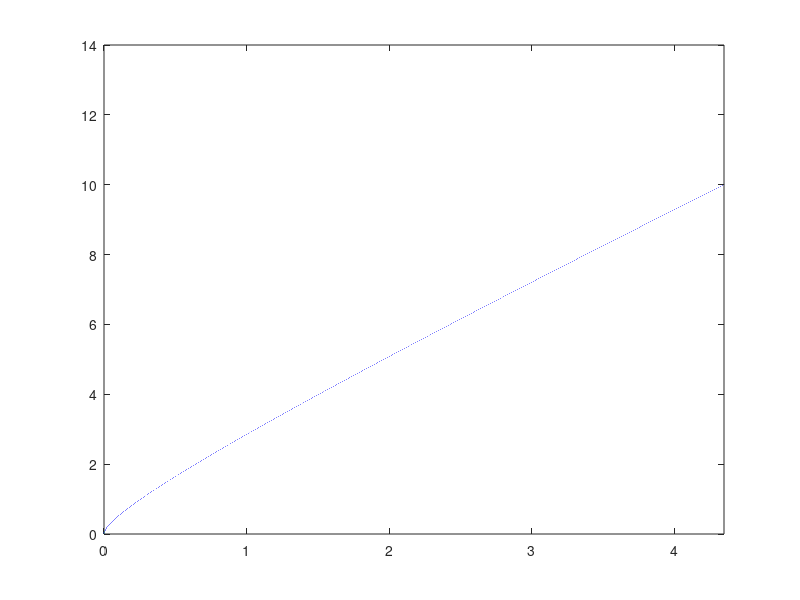

Write MATLAB code to recreate this figure.
clear all
%%
Multi=64;

a0=0;

a1=0.004184;

a2=2.8e-05;

Time=0:350000;


V=a0+a1*Time.^0.5+a2*Time;
Total_Time=Time(find(V>10,1,'first'))/1000/Multi
plot(Time/1000/Multi,V);
xlim([0 Total_Time]);
